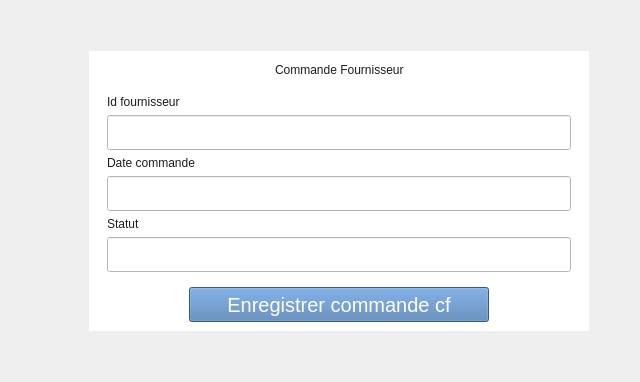
             <widget class="QWidget" name="tab_cf">
              <attribute name="title">
               <string>Commande Fournisseur</string>
              </attribute>
              <layout class="QHBoxLayout" name="horizontalLayout_16">
               <item>
                <layout class="QVBoxLayout" name="verticalLayout_26">
                 <item>
                  <spacer name="verticalSpacer_26">
                   <property name="orientation">
                    <enum>Qt::Vertical</enum>
                   </property>
                   <property name="sizeHint" stdset="0">
                    <size>
                     <width>20</width>
                     <height>40</height>
                    </size>
                   </property>
                  </spacer>
                 </item>
                 <item>
                  <layout class="QHBoxLayout" name="horizontalLayout_67">
                   <item>
                    <spacer name="horizontalSpacer_53">
                     <property name="orientation">
                      <enum>Qt::Horizontal</enum>
                     </property>
                     <property name="sizeHint" stdset="0">
                      <size>
                       <width>78</width>
                       <height>20</height>
                      </size>
                     </property>
                    </spacer>
                   </item>
                   <item>
                    <widget class="QWidget" name="widget_30" native="true">
                     <property name="minimumSize">
                      <size>
                       <width>500</width>
                       <height>0</height>
                      </size>
                     </property>
                     <property name="maximumSize">
                      <size>
                       <width>500</width>
                       <height>16777215</height>
                      </size>
                     </property>
                     <property name="styleSheet">
                      <string notr="true">background: #fff;
color: #1c1c1c;</string>
                     </property>
                     <layout class="QVBoxLayout" name="verticalLayout_27">
                      <item>
                       <layout class="QHBoxLayout" name="horizontalLayout_68">
                        <item>
                         <spacer name="horizontalSpacer_54">
                          <property name="orientation">
                           <enum>Qt::Horizontal</enum>
                          </property>
                          <property name="sizeHint" stdset="0">
                           <size>
                            <width>40</width>
                            <height>20</height>
                           </size>
                          </property>
                         </spacer>
                        </item>
                        <item>
                         <widget class="QLabel" name="label_56">
                          <property name="text">
                           <string>Commande Fournisseur</string>
                          </property>
                         </widget>
                        </item>
                        <item>
                         <spacer name="horizontalSpacer_55">
                          <property name="orientation">
                           <enum>Qt::Horizontal</enum>
                          </property>
                          <property name="sizeHint" stdset="0">
                           <size>
                            <width>40</width>
                            <height>20</height>
                           </size>
                          </property>
                         </spacer>
                        </item>
                       </layout>
                      </item>
                      <item>
                       <layout class="QHBoxLayout" name="horizontalLayout_69">
                        <item>
                         <widget class="QWidget" name="widget_31" native="true">
                          <layout class="QGridLayout" name="gridLayout_13">
                           <item row="5" column="0">
                            <widget class="QLineEdit" name="lineEdit_37">
                             <property name="minimumSize">
                              <size>
                               <width>0</width>
                               <height>35</height>
                              </size>
                             </property>
                             <property name="maximumSize">
                              <size>
                               <width>16777215</width>
                               <height>35</height>
                              </size>
                             </property>
                            </widget>
                           </item>
                           <item row="3" column="0">
                            <widget class="QLineEdit" name="lineEdit_38">
                             <property name="minimumSize">
                              <size>
                               <width>0</width>
                               <height>35</height>
                              </size>
                             </property>
                             <property name="maximumSize">
                              <size>
                               <width>16777215</width>
                               <height>35</height>
                              </size>
                             </property>
                            </widget>
                           </item>
                           <item row="2" column="0">
                            <widget class="QLabel" name="label_57">
                             <property name="text">
                              <string>Date commande</string>
                             </property>
                            </widget>
                           </item>
                           <item row="1" column="0">
                            <widget class="QLineEdit" name="lineEdit_39">
                             <property name="minimumSize">
                              <size>
                               <width>0</width>
                               <height>35</height>
                              </size>
                             </property>
                             <property name="maximumSize">
                              <size>
                               <width>16777215</width>
                               <height>35</height>
                              </size>
                             </property>
                            </widget>
                           </item>
                           <item row="0" column="0">
                            <widget class="QLabel" name="label_58">
                             <property name="text">
                              <string>Id fournisseur</string>
                             </property>
                            </widget>
                           </item>
                           <item row="4" column="0">
                            <widget class="QLabel" name="label_59">
                             <property name="text">
                              <string>Statut</string>
                             </property>
                            </widget>
                           </item>
                          </layout>
                         </widget>
                        </item>
                       </layout>
                      </item>
                      <item>
                       <layout class="QHBoxLayout" name="horizontalLayout_70">
                        <item>
                         <widget class="QPushButton" name="save_produit_btn_7">
                          <property name="minimumSize">
                           <size>
                            <width>300</width>
                            <height>35</height>
                           </size>
                          </property>
                          <property name="maximumSize">
                           <size>
                            <width>300</width>
                            <height>35</height>
                           </size>
                          </property>
                          <property name="styleSheet">
                           <string notr="true">background: #4b7bb2;
color: #fff;
font-size: 20px;
padding: 0;</string>
                          </property>
                          <property name="text">
                           <string>Enregistrer commande cf</string>
                          </property>
                         </widget>
                        </item>
                       </layout>
                      </item>
                     </layout>
                    </widget>
                   </item>
                   <item>
                    <spacer name="horizontalSpacer_56">
                     <property name="orientation">
                      <enum>Qt::Horizontal</enum>
                     </property>
                     <property name="sizeHint" stdset="0">
                      <size>
                       <width>40</width>
                       <height>20</height>
                      </size>
                     </property>
                    </spacer>
                   </item>
                  </layout>
                 </item>
                 <item>
                  <spacer name="verticalSpacer_27">
                   <property name="orientation">
                    <enum>Qt::Vertical</enum>
                   </property>
                   <property name="sizeHint" stdset="0">
                    <size>
                     <width>20</width>
                     <height>40</height>
                    </size>
                   </property>
                  </spacer>
                 </item>
                </layout>
               </item>
              </layout>
             </widget>
